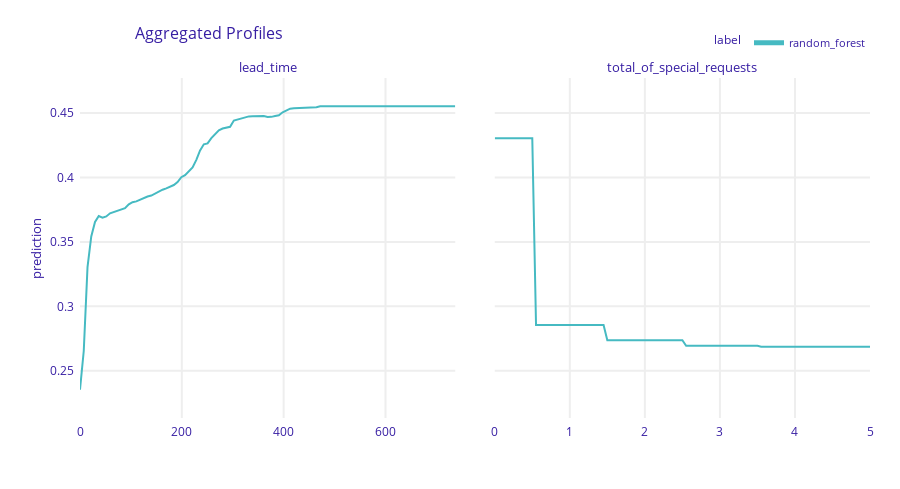

Notebook source saved alongside this figure:
### Code cell
forest_mprofile = exp_forest.model_profile(variables = ["lead_time", "total_of_special_requests"], 
                                           type = "partial")
forest_mprofile.plot()

### Figure 1 — Plotly figure (JSON) as saved in the notebook; plotly's stock layout.template omitted (floating-point values rounded to 4 significant figures; data arrays with more than 128 entries replaced by an {"elided": "..."} marker saying what was removed)
{"data": [{"customdata": {"elided": "101x3 mixed values"}, "hovertemplate": "<b>%{hovertext}</b><br><br>prediction=%{y:.3f}<br>mean_prediction=%{customdata[0]:.3f}<extra></extra>", "hovertext": ["random_forest", "random_forest", "random_forest", "random_forest", "random_forest", "random_forest", "random_forest", "random_forest", "random_forest", "random_forest", "random_forest", "random_forest", "random_forest", "random_forest", "random_forest", "random_forest", "random_forest", "random_forest", "random_forest", "random_forest", "random_forest", "random_forest", "random_forest", "random_forest", "random_forest", "random_forest", "random_forest", "random_forest", "random_forest", "random_forest", "random_forest", "random_forest", "random_forest", "random_forest", "random_forest", "random_forest", "random_forest", "random_forest", "random_forest", "random_forest", "random_forest", "random_forest", "random_forest", "random_forest", "random_forest", "random_forest", "random_forest", "random_forest", "random_forest", "random_forest", "random_forest", "random_forest", "random_forest", "random_forest", "random_forest", "random_forest", "random_forest", "random_forest", "random_forest", "random_forest", "random_forest", "random_forest", "random_forest", "random_forest", "random_forest", "random_forest", "random_forest", "random_forest", "random_forest", "random_forest", "random_forest", "random_forest", "random_forest", "random_forest", "random_forest", "random_forest", "random_forest", "random_forest", "random_forest", "random_forest", "random_forest", "random_forest", "random_forest", "random_forest", "random_forest", "random_forest", "random_forest", "random_forest", "random_forest", "random_forest", "random_forest", "random_forest", "random_forest", "random_forest", "random_forest", "random_forest", "random_forest", "random_forest", "random_forest", "random_forest", "random_forest"], "legendgroup": "random_forest", "line": {"color": "#46bac2", "dash": "solid", "width": 2}, "marker": {"symbol": "circle"}, "mode": "lines", "name": "random_forest", "opacity": 1, "orientation": "v", "showlegend": true, "type": "scatter", "x": [0, 7.37, 14.74, 22.11, 29.48, 36.85, 44.22, 51.59, 58.96, 66.33, 73.7, 81.07, 88.44, 95.81, 103.2, 110.5, 117.9, 125.3, 132.7, 140.0, 147.4, 154.8, 162.1, 169.5, 176.9, 184.2, 191.6, 199.0, 206.4, 213.7, 221.1, 228.5, 235.8, 243.2, 250.6, 257.9, 265.3, 272.7, 280.1, 287.4, 294.8, 302.2, 309.5, 316.9, 324.3, 331.6, 339.0, 346.4, 353.8, 361.1, 368.5, 375.9, 383.2, 390.6, 398.0, 405.4, 412.7, 420.1, 427.5, 434.8, 442.2, 449.6, 456.9, 464.3, 471.7, 479.1, 486.4, 493.8, 501.2, 508.5, 515.9, 523.3, 530.6, 538.0, 545.4, 552.8, 560.1, 567.5, 574.9, 582.2, 589.6, 597.0, 604.3, 611.7, 619.1, 626.5, 633.8, 641.2, 648.6, 655.9, 663.3, 670.7, 678.0, 685.4, 692.8, 700.1, 707.5, 714.9, 722.3, 729.6, 737], "xaxis": "x", "y": [0.2354, 0.2654, 0.3304, 0.3542, 0.3655, 0.3701, 0.3688, 0.3698, 0.3722, 0.3731, 0.3743, 0.3748, 0.3761, 0.3791, 0.3808, 0.3814, 0.3828, 0.3839, 0.3852, 0.386, 0.3876, 0.3889, 0.3905, 0.3916, 0.3925, 0.3941, 0.3964, 0.4002, 0.4018, 0.4047, 0.4077, 0.4136, 0.421, 0.4257, 0.4264, 0.4305, 0.4336, 0.4366, 0.4379, 0.4386, 0.4393, 0.4441, 0.4449, 0.4458, 0.4463, 0.4473, 0.4475, 0.4477, 0.4475, 0.4476, 0.447, 0.447, 0.4476, 0.4482, 0.4505, 0.4518, 0.4534, 0.4537, 0.4538, 0.4539, 0.454, 0.4542, 0.4542, 0.4544, 0.4552, 0.4551, 0.4551, 0.4551, 0.4551, 0.4551, 0.4551, 0.4551, 0.4551, 0.4551, 0.4551, 0.4551, 0.4551, 0.4551, 0.4551, 0.4551, 0.4551, 0.4551, 0.4551, 0.4551, 0.4551, 0.4551, 0.4551, 0.4551, 0.4551, 0.4551, 0.4551, 0.4551, 0.4551, 0.4551, 0.4551, 0.4551, 0.4551, 0.4551, 0.4551, 0.4551, 0.4551], "yaxis": "y"}, {"customdata": {"elided": "101x3 mixed values"}, "hovertemplate": "<b>%{hovertext}</b><br><br>prediction=%{y:.3f}<br>mean_prediction=%{customdata[0]:.3f}<extra></extra>", "hovertext": ["random_forest", "random_forest", "random_forest", "random_forest", "random_forest", "random_forest", "random_forest", "random_forest", "random_forest", "random_forest", "random_forest", "random_forest", "random_forest", "random_forest", "random_forest", "random_forest", "random_forest", "random_forest", "random_forest", "random_forest", "random_forest", "random_forest", "random_forest", "random_forest", "random_forest", "random_forest", "random_forest", "random_forest", "random_forest", "random_forest", "random_forest", "random_forest", "random_forest", "random_forest", "random_forest", "random_forest", "random_forest", "random_forest", "random_forest", "random_forest", "random_forest", "random_forest", "random_forest", "random_forest", "random_forest", "random_forest", "random_forest", "random_forest", "random_forest", "random_forest", "random_forest", "random_forest", "random_forest", "random_forest", "random_forest", "random_forest", "random_forest", "random_forest", "random_forest", "random_forest", "random_forest", "random_forest", "random_forest", "random_forest", "random_forest", "random_forest", "random_forest", "random_forest", "random_forest", "random_forest", "random_forest", "random_forest", "random_forest", "random_forest", "random_forest", "random_forest", "random_forest", "random_forest", "random_forest", "random_forest", "random_forest", "random_forest", "random_forest", "random_forest", "random_forest", "random_forest", "random_forest", "random_forest", "random_forest", "random_forest", "random_forest", "random_forest", "random_forest", "random_forest", "random_forest", "random_forest", "random_forest", "random_forest", "random_forest", "random_forest", "random_forest"], "legendgroup": "random_forest", "line": {"color": "#46bac2", "dash": "solid", "width": 2}, "marker": {"symbol": "circle"}, "mode": "lines", "name": "random_forest", "opacity": 1, "orientation": "v", "showlegend": false, "type": "scatter", "x": [0, 0.05, 0.1, 0.15, 0.2, 0.25, 0.3, 0.35, 0.4, 0.45, 0.5, 0.55, 0.6, 0.65, 0.7, 0.75, 0.8, 0.85, 0.9, 0.95, 1, 1.05, 1.1, 1.15, 1.2, 1.25, 1.3, 1.35, 1.4, 1.45, 1.5, 1.55, 1.6, 1.65, 1.7, 1.75, 1.8, 1.85, 1.9, 1.95, 2, 2.05, 2.1, 2.15, 2.2, 2.25, 2.3, 2.35, 2.4, 2.45, 2.5, 2.55, 2.6, 2.65, 2.7, 2.75, 2.8, 2.85, 2.9, 2.95, 3, 3.05, 3.1, 3.15, 3.2, 3.25, 3.3, 3.35, 3.4, 3.45, 3.5, 3.55, 3.6, 3.65, 3.7, 3.75, 3.8, 3.85, 3.9, 3.95, 4, 4.05, 4.1, 4.15, 4.2, 4.25, 4.3, 4.35, 4.4, 4.45, 4.5, 4.55, 4.6, 4.65, 4.7, 4.75, 4.8, 4.85, 4.9, 4.95, 5], "xaxis": "x2", "y": [0.4304, 0.4304, 0.4304, 0.4304, 0.4304, 0.4304, 0.4304, 0.4304, 0.4304, 0.4304, 0.4304, 0.2855, 0.2855, 0.2855, 0.2855, 0.2855, 0.2855, 0.2855, 0.2855, 0.2855, 0.2855, 0.2855, 0.2855, 0.2855, 0.2855, 0.2855, 0.2855, 0.2855, 0.2855, 0.2855, 0.2737, 0.2737, 0.2737, 0.2737, 0.2737, 0.2737, 0.2737, 0.2737, 0.2737, 0.2737, 0.2737, 0.2737, 0.2737, 0.2737, 0.2737, 0.2737, 0.2737, 0.2737, 0.2737, 0.2737, 0.2737, 0.2695, 0.2695, 0.2695, 0.2695, 0.2695, 0.2695, 0.2695, 0.2695, 0.2695, 0.2695, 0.2695, 0.2695, 0.2695, 0.2695, 0.2695, 0.2695, 0.2695, 0.2695, 0.2695, 0.2695, 0.2686, 0.2686, 0.2686, 0.2686, 0.2686, 0.2686, 0.2686, 0.2686, 0.2686, 0.2686, 0.2686, 0.2686, 0.2686, 0.2686, 0.2686, 0.2686, 0.2686, 0.2686, 0.2686, 0.2686, 0.2686, 0.2686, 0.2686, 0.2686, 0.2686, 0.2686, 0.2686, 0.2686, 0.2686, 0.2686], "yaxis": "y2"}], "layout": {"annotations": [{"font": {"size": 13}, "showarrow": false, "text": "lead_time", "x": 0.2375, "xanchor": "center", "xref": "paper", "y": 1, "yanchor": "bottom", "yref": "paper"}, {"font": {"size": 13}, "showarrow": false, "text": "total_of_special_requests", "x": 0.7625, "xanchor": "center", "xref": "paper", "y": 1, "yanchor": "bottom", "yref": "paper"}, {"font": {"size": 13}, "showarrow": false, "text": "prediction", "textangle": -90, "x": -0.07, "xref": "paper", "y": 0.5, "yref": "paper"}], "font": {"color": "#371ea3"}, "height": 489, "hovermode": "x unified", "legend": {"font": {"size": 11}, "itemsizing": "constant", "orientation": "h", "title": {"font": {"size": 12}, "text": "label"}, "tracegroupgap": 0, "x": 1, "xanchor": "right", "y": 1.061, "yanchor": "bottom"}, "margin": {"b": 71, "r": 30, "t": 78}, "title": {"font": {"size": 16}, "text": "Aggregated Profiles", "x": 0.15}, "xaxis": {"anchor": "y", "automargin": true, "domain": [0, 0.475], "fixedrange": true, "gridwidth": 2, "showticklabels": true, "tickcolor": "white", "ticklen": 3, "ticks": "outside", "title": {"text": ""}, "type": "linear", "zeroline": false}, "xaxis2": {"anchor": "y2", "automargin": true, "domain": [0.525, 1], "fixedrange": true, "gridwidth": 2, "showticklabels": true, "tickcolor": "white", "ticklen": 3, "ticks": "outside", "title": {"text": ""}, "type": "linear", "zeroline": false}, "yaxis": {"anchor": "x", "automargin": true, "domain": [0, 1], "fixedrange": true, "gridwidth": 2, "range": [0.2134, 0.4771], "tickcolor": "white", "ticklen": 3, "ticks": "outside", "title": {"text": ""}, "type": "linear", "zeroline": false}, "yaxis2": {"anchor": "x2", "automargin": true, "domain": [0, 1], "fixedrange": true, "gridwidth": 2, "matches": "y", "range": [0.2134, 0.4771], "showticklabels": false, "tickcolor": "white", "ticklen": 3, "ticks": "outside", "title": {"text": ""}, "type": "linear", "zeroline": false}}}
